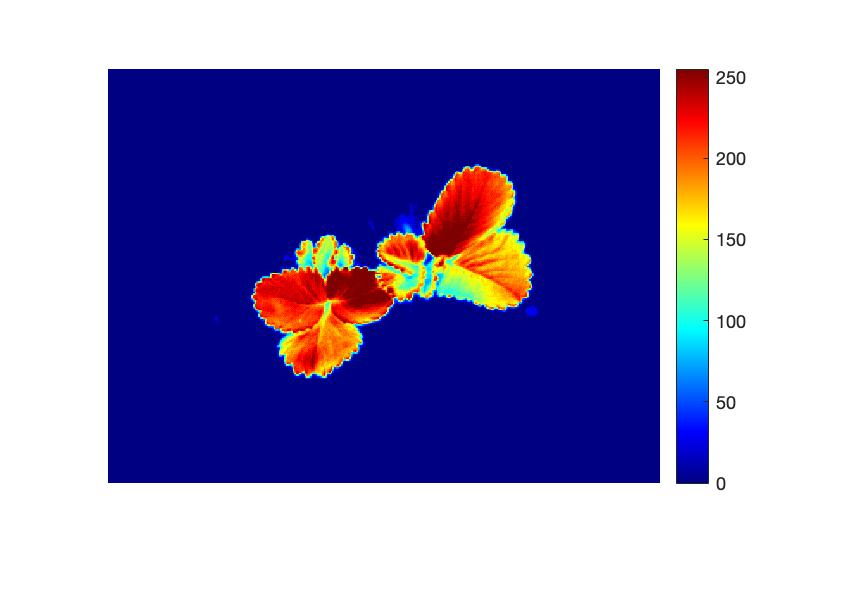
#> input picture Literature/fig_2.jpg, 856 x 610 px, given in place of the camera
$ python camera_test.py
#> lines starting #> are read from the running program, lines starting #| are printed output that depends on the picture
#!/usr/bin/python3

import numpy as np
import cv2
import sys
import csv
from datetime import datetime


cap = cv2.VideoCapture(0 + cv2.CAP_V4L)

i=0

#file_exists = os.path.isfile('results.csv')

# CU51 has the following possible resolution settings
# 640 x 480
# 1280 x 720
# 1920 x 1080
# 2592 x 1944

rows = 640
cols = 480

# Set parameters for the camera
cap.set(cv2.CAP_PROP_FRAME_WIDTH, cols)
cap.set(cv2.CAP_PROP_FRAME_HEIGHT, rows)
cap.set(cv2.CAP_PROP_CONVERT_RGB, 0) # turn off RGB conversion
cap.set(cv2.CAP_PROP_BRIGHTNESS, 8)
cap.set(cv2.CAP_PROP_EXPOSURE, 0) #Not Supported
cap.set(cv2.CAP_PROP_FPS, 30)
cap.set(cv2.CAP_PROP_FOURCC, cv2.VideoWriter.fourcc(*'Y16 '))

filename = datetime.now().strftime("/media/nvidia/External_SSD_1TB/Fluorometer/%d-%m-%Y_%H_%M.csv")

with open(filename, 'a') as file:
    writer = csv.writer(file)
    writer.writerow(['Timestamp', 'Mean_values'])

# Create the mask
# Gray out both binaries and enable _, binary in order to create the mask.
# after the mask has been obtained, gray out _, binary and enable both binary to
# retrieve the mask.
#binary = cv2.imread('Masked_Image.png')
#binary = binary[:,:,1]
print('Width = ', cap.get(3),' Height = ', cap.get(4),' fps = ', cap.get(5))


# Save the orint text to the original standard output
original_stdout = sys.stdout


while True:
    _, frame = cap.read()
#> frame is the input picture: shape (610, 856, 3); mean B, G, R 191.5, 145.5, 150
    bf8 = np.array(frame//16, dtype = np.uint8)
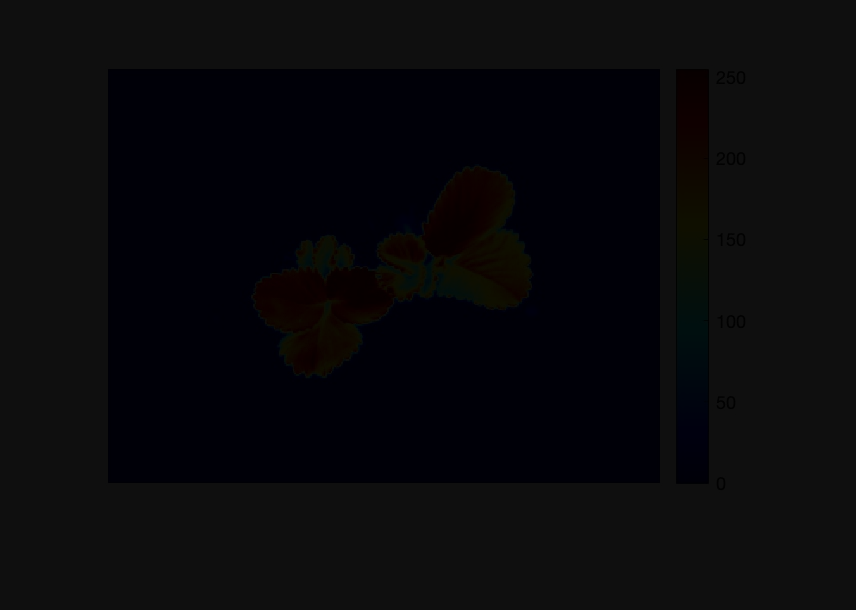
#> bf8: shape (610, 856, 3); mean B, G, R 11.39, 8.56, 8.83
    #binary = cv2.imread('Masked_Image.png', 0)
    _, binary = cv2.threshold(bf8, 30, 255, cv2.THRESH_BINARY)
#> binary: shape (610, 856, 3); every value is 0
    im3 = cv2.bitwise_and(bf8,binary)
    im3[binary==0] = 0
    # Normalize the image
    bf8_2_color = cv2.applyColorMap(im3, cv2.COLORMAP_PARULA)
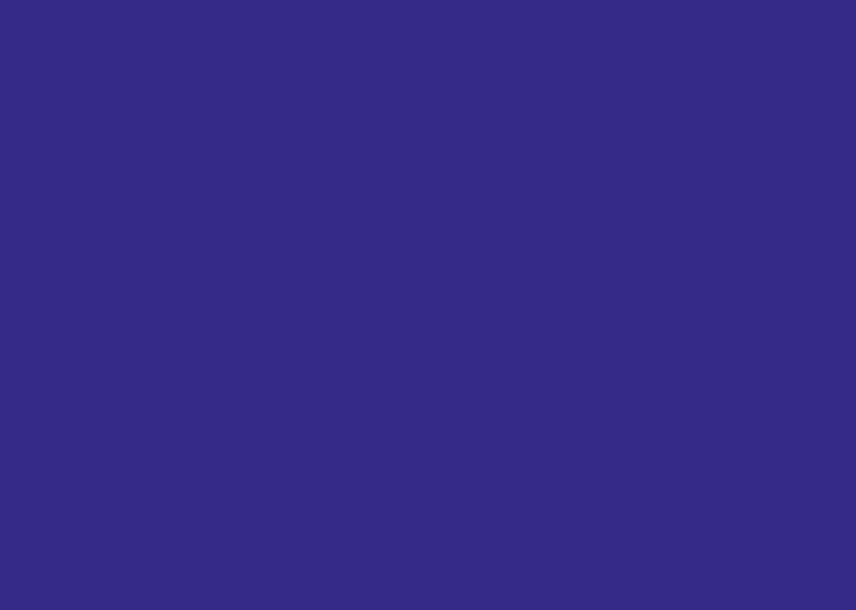
#> bf8_2_color: shape (610, 856, 3); mean B, G, R 135, 42, 53
    # Display the image, print image size and fps and save each frame
    #cv2.imshow('Masked_Image', im3)
    cv2.imshow("Opencv Video See3Cam_CU51 Color", bf8_2_color)
#> (the run stopped early here; a loop or call above may not have finished)
